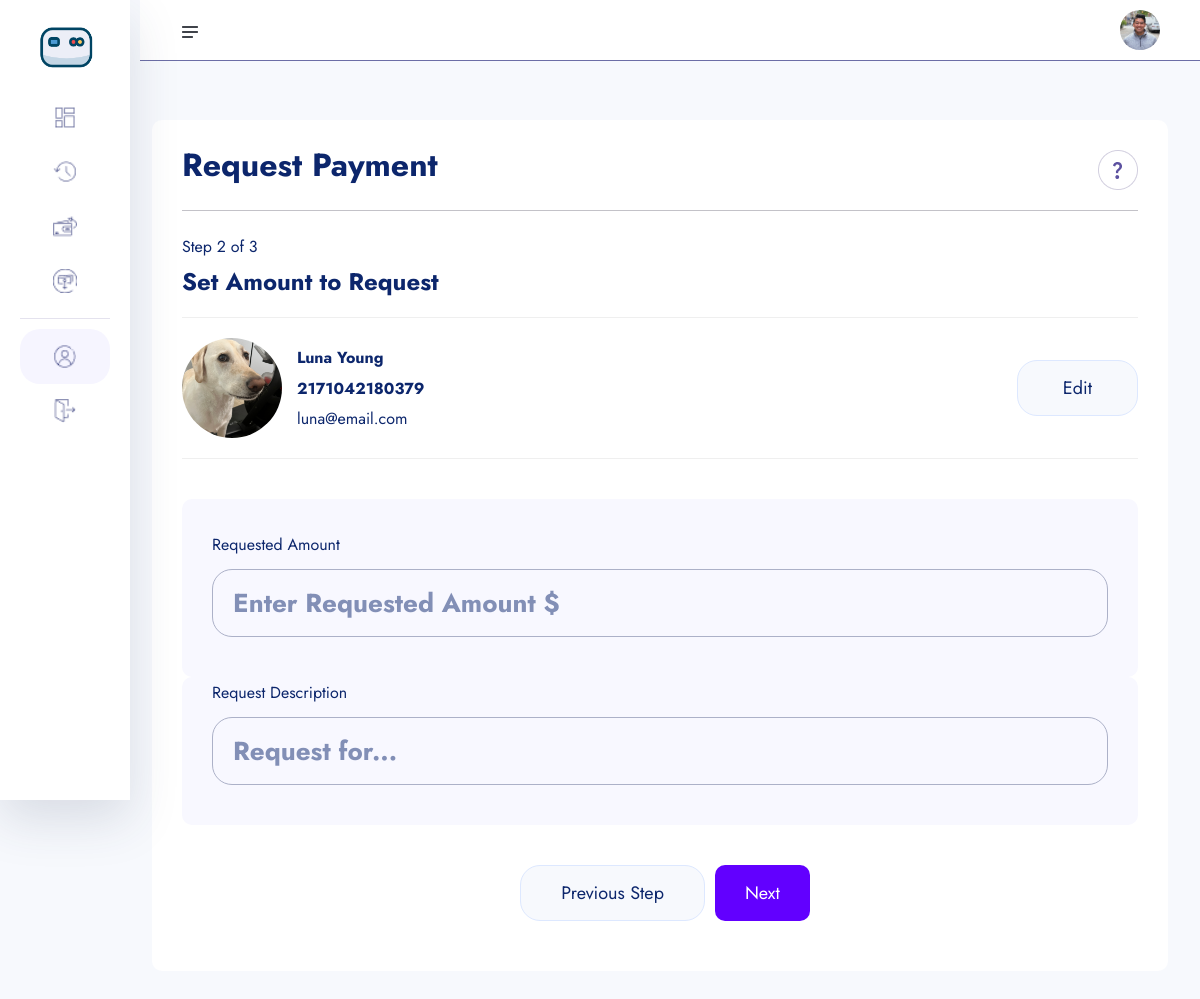
The app's page /amount-request/2171042180379/ (signed in) with its own data.
### userauths/models.py (models this page shows, shortened)
class User(AbstractUser):
    username = models.CharField(max_length=100)
    email = models.EmailField(unique=True)
    is_staff = models.BooleanField(default=False)
    is_superuser = models.BooleanField(default=False)
    USERNAME_FIELD = 'email'
    REQUIRED_FIELDS = ['username']

### account/models.py (models this page shows, shortened)
class KYC(models.Model):
    id = models.UUIDField(primary_key=True, unique=True, default=uuid.uuid4, editable=False)
    user = models.OneToOneField(User, on_delete=models.CASCADE)
    account = models.OneToOneField(Account, on_delete=models.CASCADE, null=True, blank=True)
    full_name = models.CharField(max_length=1000)
    image = models.ImageField(upload_to="kyc", default="default.jpg")
    marital_status = models.CharField(choices=MARITAL_STATUS, max_length=40)
    gender = models.CharField(choices=GENDER, max_length=40)
    identity_type = models.CharField(choices=IDENTITY_TYPE, max_length=140)
    identity_image = models.ImageField(upload_to="kyc", null=True, blank=True)
    date_of_birth = models.DateTimeField(auto_now_add=False)
    signature = models.ImageField(upload_to="kyc")
    country = models.CharField(max_length=100)
    state = models.CharField(max_length=100)
    city = models.CharField(max_length=100)
    mobile = models.CharField(max_length=1000)
    fax = models.CharField(max_length=1000)
    date = models.DateTimeField(auto_now_add=True)

class Account(models.Model):
    id = models.UUIDField(primary_key=True, unique=True, default=uuid.uuid4, editable=False)
    user = models.OneToOneField(User, on_delete=models.CASCADE)
    account_balance = models.DecimalField(max_digits=12, decimal_places=2, default=0.00)
    account_number = ShortUUIDField(unique=True, length=10, max_length=25, prefix="217", alphabet="1234567890")
    account_id = ShortUUIDField(unique=True, length=7, max_length=25, prefix="SAY", alphabet="1234567890")
    pin_number = ShortUUIDField(unique=True, length=4, max_length=7, alphabet="1234567890")
    ref_code = ShortUUIDField(unique=True, length=10, max_length=10, alphabet="abcdefgh1234567890")
    account_status = models.CharField(max_length=100, choices=ACCOUNT_STATUS, default="active")
    date = models.DateTimeField(auto_now_add=True)
    kyc_submitted = models.BooleanField(default=False)
    kyc_confirmed = models.BooleanField(default=False)
    recommended_by = models.ForeignKey(User, on_delete=models.DO_NOTHING, blank=True, null=True, related_name="recommended_by")
    class Meta:
        ordering = ['-date']

### main_app/payment_request.py (the view)
# urls.py: path("amount-request/<account_number>/", payment_request.amount_request, name="amount-request"),
def amount_request(request, account_number):
    account = Account.objects.get(account_number=account_number)
    context = {
        "account": account,
    }
    return render(request, "payment_request/amount-request.html", context)

### templates/payment_request/amount-request.html (shortened to what this page needs)
{% extends "partials/dashboard-base.html" %}
{% load static %}
{% load humanize %}
{% block content %}
    <section class="dashboard-section body-collapse pay step step-2">
        <div class="overlay pt-120">
            <div class="container-fluid">
                <div class="main-content">
                    <div class="head-area d-flex align-items-center justify-content-between">
                        <h4>Request Payment</h4>
                        <div class="icon-area">
                            <img src="{% static 'assets/images/icon/support-icon.png' %}" alt="icon">
                        </div>
                    </div>
                    <div class="choose-recipient">
                        <div class="step-area">
                            <span class="mdr">Step 2 of 3</span>
                            <h5>Set Amount to Request</h5>
                        </div>
                        <div class="user-select">
                            <div class="single-user">
                                <div class="left d-flex align-items-center">
                                    <div class="img-area">
                                        <img src="{{ account.user.kyc.image.url }}" style="width: 100px; height: 100px; border-radius: 50%; object-fit: cover"  alt="image">
                                    </div>
                                    <div class="text-area">
                                        <p>{{ account.user.kyc.full_name|title }}</p>
                                        <span class="mdr"><b>{{ account.account_number }}</b></span><br>
                                        <span class="mdr">{{ account.user.email }}</span>
                                    </div>
                                </div>
                                <div class="right">
                                    <a href="{% url "main_app:request-search-acct" %}">
                                        Edit
                                    </a>
                                </div>
                            </div>
                        </div>
                    </div>
                    <form action={% url "main_app:amount-request-process" account.account_number %}  method="POST">
                        <div class="send-banance">
                            <span class="mdr">Requested Amount</span>
                            <div class="input-area">
                                <input class="xxlr" id="amount-request" name="amount-request" placeholder="Enter Requested Amount $" type="number">
                            </div>
                        </div>
                        <div class="send-banance pt-0 mt-0">
                            <span class="mdr">Request Description</span>
                            <div class="input-area">
                                <input class="xxlr" name="description" placeholder="Request for..." type="text">
                            </div>
                        </div>
                        <div class="footer-area mt-40">
                            <a href="{% url "main_app:request-search-acct" %}">Previous Step</a>
                            <button type="submit" style="padding: 10px 30px; border-radius: 10px; background: rgb(98, 0, 255); color: #fff" class="active">Next</button>
                        </div>
                    </form>
                </div>
            </div>
        </div>
    </section>
{% endblock content %}

### templates/partials/dashboard-base.html (shortened to what this page needs)
{% load static %}
<!doctype html>
<html lang="en">
<head>
    <link rel="stylesheet" href="{% static 'assets1/css/bootstrap.min.css' %}">
    <link rel="stylesheet" href="{% static 'assets1/css/fontawesome.min.css' %}">
    <link rel="stylesheet" href="{% static 'assets1/css/jquery-ui.css' %}">
    <link rel="stylesheet" href="{% static 'assets1/css/plugin/apexcharts.css' %}">
    <link rel="stylesheet" href="{% static 'assets1/css/plugin/nice-select.css' %}">
    <link rel="stylesheet" href="{% static 'assets1/css/arafat-font.css' %}">
    <link rel="stylesheet" href="{% static 'assets1/css/plugin/animate.css' %}">
    <link rel="stylesheet" href="{% static 'assets1/css/style.css' %}">
</head>
<body>
    <header class="header-section body-collapse">
        <div class="overlay">
            <div class="container-fluid">
                <div class="row d-flex header-area">
                    <div class="navbar-area d-flex align-items-center justify-content-between">
                        <div class="sidebar-icon">
                            <img src="{% static 'assets1/images/icon/menu.png' %}" alt="icon">
                        </div>
                        <div class="dashboard-nav">
                            <div class="single-item user-area">
                                <div class="profile-area d-flex align-items-center">
                                    <span class="user-profile">
                                        <img style="width: 40px; height: 40px; border-radius: 50%; object-fit: cover" src="{{ user.kyc.image.url }}" alt="User">
                                    </span>
                                </div>
                            </div>
                        </div>
                    </div>
                    <div class="sidebar-wrapper">
                        <div class="sidebar-logo">
                            <a href=""><img src="{% static 'assets1/images/logo.png' %}" alt="logo" style="height: 50px; border-radius: 50%"></a>
                        </div>
                        <ul>
                            <li>
                                <a href="{% url "account:dashboard" %}">
                                    <img src="{% static 'assets1/images/icon/dashboard.png' %}" alt="Dashboard"> <span>Dashboard</span>
                                </a>
                            </li>
                            <li>
                                <a href="{% url "main_app:transactions" %}">
                                    <img src="{% static 'assets1/images/icon/transactions.png' %}" alt="Transactions"> <span>Transactions</span>
                                </a>
                            </li>
                            <li>
                                <a href="{% url "main_app:search-acct" %}">
                                    <img src="{% static 'assets1/images/icon/pay.png' %}" alt="Pay"> <span>Make Payment</span>
                                </a>
                            </li>
                            <li>
                                <a href="{% url "main_app:request-search-acct" %}">
                                    <img src="{% static 'assets1/images/icon/receive.png' %}" alt="Receive"> <span>Request Payment</span>
                                </a>
                            </li>
                        </ul>
                        <ul class="bottom-item">
                            <li class="active">
                                <a href="{% url "account:account" %}">
                                    <img src="{% static 'assets1/images/icon/account.png' %}" alt="Account"> <span>Account</span>
                                </a>
                            </li>
                            <li>
                                <a href="{% url "userauths:sign-out" %}">
                                    <img src="{% static 'assets1/images/icon/quit.png' %}" alt="Quit"> <span>Logout</span>
                                </a>
                            </li>
                        </ul>
                    </div>
                </div>
            </div>
        </div>
    </header>
{% block content %}
{% endblock content %}
    </body>
</html>

### records on screen
User: kyc.image (picture)
Account: user.kyc.image (picture), user.kyc.full_name "Luna Young", account_number "2171042180379", user.email "luna@email.com"
